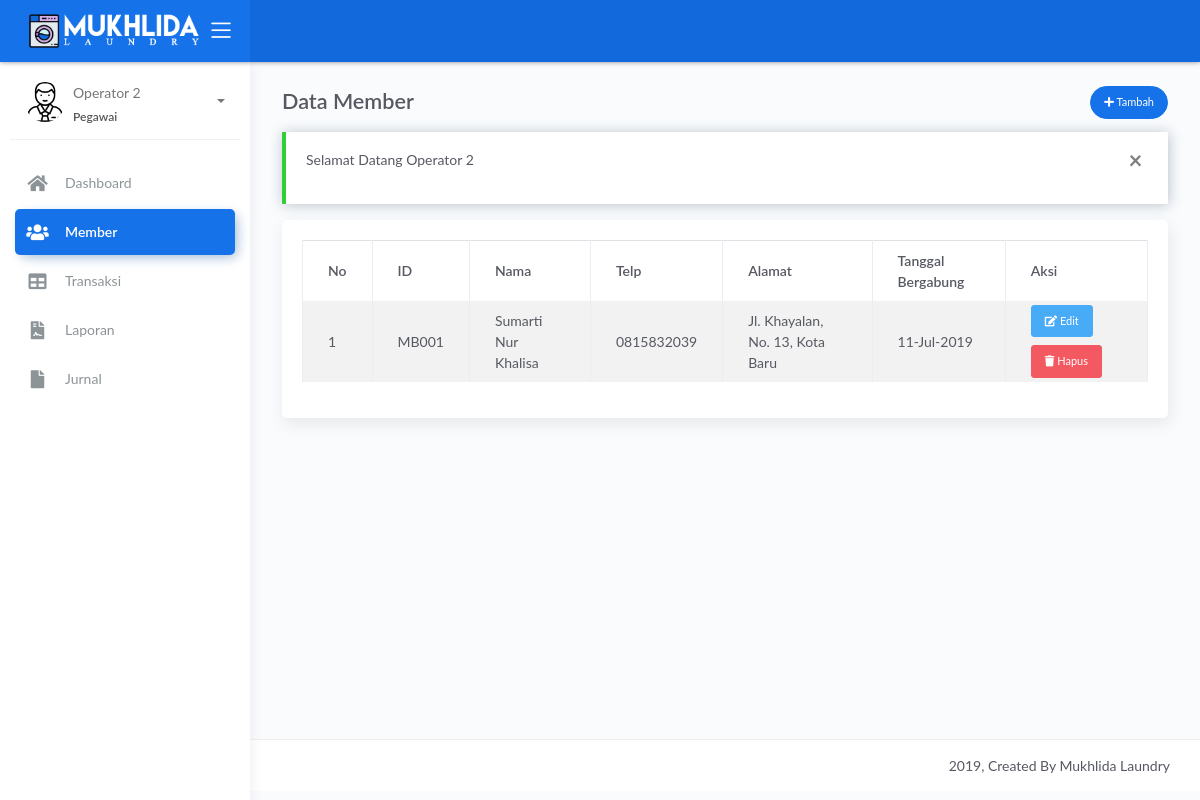
/operator/index.php?page=member (signed in), run on an earlier commit of the app's database.
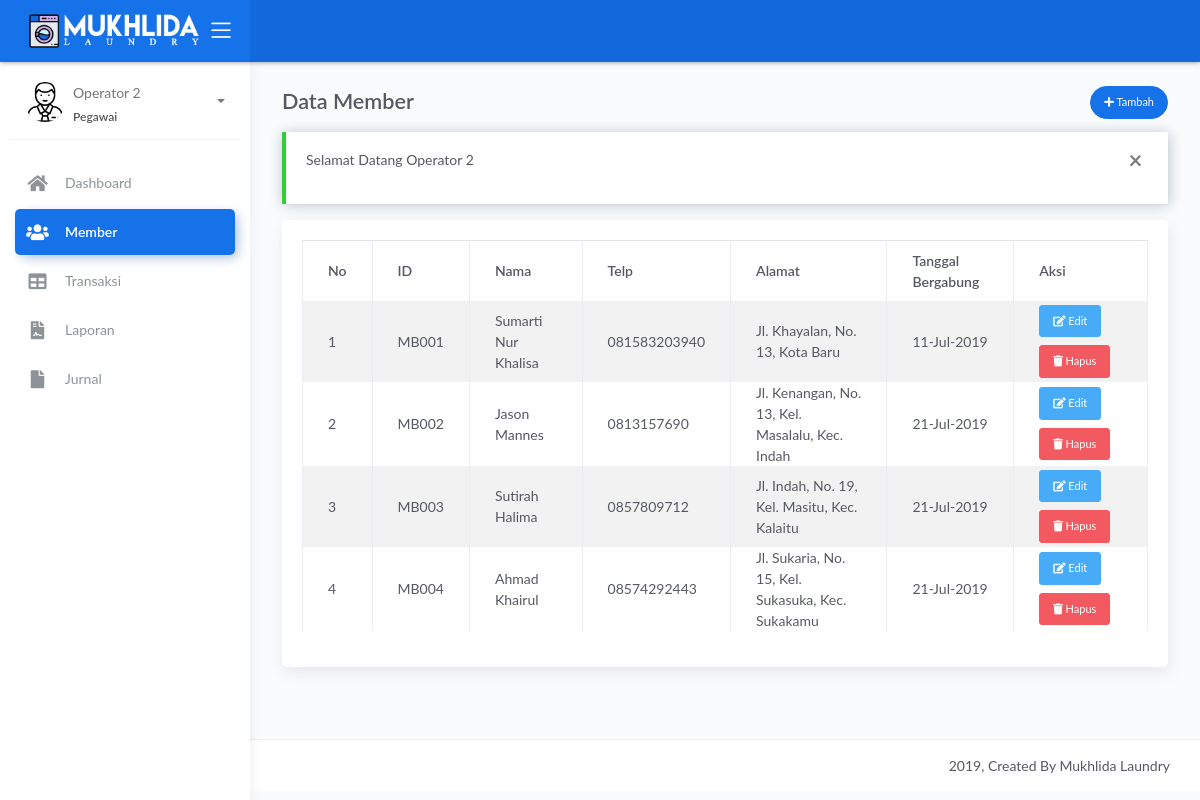
And on a later commit of the database.
### tables this page shows
CREATE TABLE IF NOT EXISTS `member` (
  `id_member` varchar(5) NOT NULL,
  `nama` varchar(50) NOT NULL,
  `alamat` varchar(255) NOT NULL,
  `jenis_kelamin` char(1) NOT NULL,
  `telp` varchar(15) NOT NULL,
  `password` varchar(255) NOT NULL,
  `created_at` timestamp NULL DEFAULT CURRENT_TIMESTAMP
);

CREATE TABLE IF NOT EXISTS `info_toko` (
  `nama_toko` varchar(50) NOT NULL,
  `tentang` text NOT NULL,
  `alamat` varchar(255) NOT NULL,
  `email` varchar(50) NOT NULL,
  `telp` varchar(20) NOT NULL,
  `fax` varchar(20) NOT NULL,
  `rek` varchar(20) NOT NULL,
  `facebook` varchar(100) NOT NULL,
  `twitter` varchar(100) NOT NULL,
  `instagram` varchar(100) NOT NULL
);

### operator/sistem/content.php (called while the page is built, shortened)
<?php
include_once '../sistem/koneksi.php';
$get_page = $_GET['page'];
switch ($get_page) {
    case 'member':
        $title = 'Data Member';
        $m_active = 'active';
        break;
}
$info_toko = mysqli_fetch_assoc(mysqli_query($koneksi, "SELECT * FROM info_toko"));

### operator/views/member.php (the view)
<?php
$query = mysqli_query($koneksi, "SELECT * FROM member");
$no = 1;
?>
<div class="page-inner">
    <div class="row heading">
        <div class="col-7">
            <h2 class="pb-2 fw-bold"><?= $title ?></h2>
        </div>
        <div class="col-5 text-right ml-auto">
            <a href="index.php?page=add_member" class="btn btn-primary btn-round btn-sm">
                <i class="fa fa-plus"></i> Tambah
            </a>
        </div>
    </div>
    <?php if (@$_SESSION['pesan']): ?>
        <div class="alert alert-<?= $_SESSION['pesan']['status'] == 'error' ? 'danger' : $_SESSION['pesan']['status'] ?> alert-dismisable fade show" role="alert">
            <button class="close" data-dismiss="alert" aria-label="Close">
                <span aria-hidden="true">&times;</span>
            </button>
            <p><?= $_SESSION['pesan']['msg'] ?></p>
        </div>
    <?php endif; ?>
    <div class="main-content">
        <div class="card">
            <div class="card-body">
                <div class="table-responsive">
                    <table class="table table-bordered table-striped datatable">
                        <thead class="border-top">
                            <th>No</th>
                            <th>ID</th>
                            <th>Nama</th>
                            <th>Telp</th>
                            <th>Alamat</th>
                            <th>Tanggal Bergabung</th>
                            <th>Aksi</th>
                        </thead>
                        <tbody>
                            <?php while ($row = mysqli_fetch_assoc($query)): ?>
                                <tr>
                                    <td><?= $no++ ?></td>
                                    <td><?= $row['id_member'] ?></td>
                                    <td><?= $row['nama'] ?></td>
                                    <td><?= $row['telp'] ?></td>
                                    <td><?= $row['alamat'] ?></td>
                                    <td><?= date('d-M-Y', strtotime($row['created_at'])) ?></td>
                                    <td>
                                        <a href="index.php?page=edit_member&id_member=<?= $row['id_member'] ?>" class="btn btn-sm btn-info mt-1 mb-1"><i class="fa fa-edit"></i> Edit</a>
                                        <a href="sistem/hapus_member.php?id_member=<?= $row['id_member'] ?>" class="btn btn-sm btn-danger btn-delete mt-1 mb-1"><i class="fa fa-trash"></i> Hapus</a>
                                    </td>
                                </tr>
                            <?php endwhile; ?>
                        </tbody>
                    </table>
                </div>
            </div>
        </div>
    </div>
</div>

### operator/index.php (shortened to what this page needs)
<?php include_once 'sistem/content.php'; ?>
<!DOCTYPE html>
<html lang="en">
<head>
	<link rel="stylesheet" href="../assets/css/bootstrap.min.css">
    <link rel="stylesheet" href="../assets/css/atlantis.min.css">
	<link rel="stylesheet" href="../assets/css/fonts.min.css">
	<link rel="stylesheet" href="../assets/js/plugin/select2/css/select2.min.css">
	<link rel="stylesheet" href="../assets/css/style.css">
</head>
<body>
	<div class="wrapper">
		<div class="main-header">
			<div class="logo-header" data-background-color="blue">
				<a href="index.php" class="logo text-white text-uppercase">
					<img src="../assets/img/mukhlida-laundry.png" alt="Logo Image" style="width: 90%">
				</a>
				<div class="nav-toggle">
					<button class="btn btn-toggle toggle-sidebar">
						<i class="icon-menu"></i>
					</button>
				</div>
			</div>
			<nav class="navbar navbar-header navbar-expand-lg" data-background-color="blue2">
			</nav>
		</div>
		<div class="sidebar sidebar-style-2">
			<div class="sidebar-wrapper scrollbar scrollbar-inner">
				<div class="sidebar-content">
					<div class="user">
						<div class="avatar-sm float-left mr-2">
							<img src="../assets/img/<?= $_SESSION['jenis_kelamin'] ?>.png" alt="<?= $_SESSION['jenis_kelamin'] ?>" class="avatar-img rounded-circle">
						</div>
						<div class="info">
							<a data-toggle="collapse" href="#collapseExample" aria-expanded="true">
								<span>
									<?= $_SESSION['nama'] ?>
									<span class="user-level"><?= $_SESSION['level'] ?></span>
									<span class="caret"></span>
								</span>
							</a>
						</div>
					</div>
					<ul class="nav nav-primary">
						<li class="nav-item <?= @$d_active ?>">
							<a href="index.php">
								<i class="fas fa-home"></i>
								<p>Dashboard</p>
							</a>
						</li>
						<li class="nav-item <?= @$m_active ?>">
							<a href="index.php?page=member">
								<i class="fas fa-users"></i>
								<p>Member</p>
							</a>
						</li>
						<li class="nav-item <?= @$ps_active ?>">
							<a href="index.php?page=pesanan">
								<i class="fas fa-table"></i>
								<p>Transaksi</p>
							</a>
						</li>
						<li class="nav-item <?= @$l_active ?>">
							<a href="index.php?page=laporan">
								<i class="fas fa-file-contract"></i>
								<p>Laporan</p>
							</a>
						</li>
						<li class="nav-item <?= @$j_active ?>">
							<a href="index.php?page=jurnal">
								<i class="fas fa-file"></i>
								<p>Jurnal</p>
							</a>
						</li>
					</ul>
				</div>
			</div>
		</div>
		<div class="main-panel">
			<div class="content">
				<?php include_once 'views/' . $page ?>
			</div>
			<footer class="footer">
				<div class="container-fluid">
					<div class="copyright ml-auto">
						2019, Created By <?= $info_toko['nama_toko'] ?>
					</div>
				</div>
			</footer>
		</div>
	</div>
</body>
</html>

### assets/css/style.css (style rules this page uses)
.logo-header .logo { min-width: 175px; }

What changed in the data, as far as the page shows it:
changed member "MB001": telp "0815832039" → "081583203940"
added member: id_member "MB002", nama "Jason Mannes", telp "0813157690", alamat "Jl. Kenangan, No. 13, Kel. Masalalu, Kec. Indah", created_at "21-Jul-2019"
added member: id_member "MB003", nama "Sutirah Halima", telp "0857809712", alamat "Jl. Indah, No. 19, Kel. Masitu, Kec. Kalaitu", created_at "21-Jul-2019"
added member: id_member "MB004", nama "Ahmad Khairul", telp "08574292443", alamat "Jl. Sukaria, No. 15, Kel. Sukasuka, Kec. Sukakamu", created_at "21-Jul-2019"
